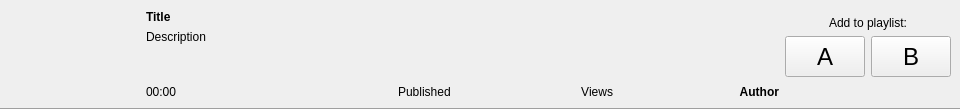
<?xml version="1.0" encoding="UTF-8"?>
<ui version="4.0">
 <class>widgetResult</class>
 <widget class="QWidget" name="widgetResult">
  <property name="geometry">
   <rect>
    <x>0</x>
    <y>0</y>
    <width>960</width>
    <height>110</height>
   </rect>
  </property>
  <widget class="QWidget" name="layoutWidget">
   <property name="geometry">
    <rect>
     <x>10</x>
     <y>10</y>
     <width>941</width>
     <height>92</height>
    </rect>
   </property>
   <layout class="QHBoxLayout" name="layoutH1">
    <item>
     <widget class="QLabel" name="imageThumb">
      <property name="sizePolicy">
       <sizepolicy hsizetype="Fixed" vsizetype="Fixed">
        <horstretch>0</horstretch>
        <verstretch>0</verstretch>
       </sizepolicy>
      </property>
      <property name="minimumSize">
       <size>
        <width>120</width>
        <height>90</height>
       </size>
      </property>
      <property name="maximumSize">
       <size>
        <width>120</width>
        <height>16777215</height>
       </size>
      </property>
      <property name="text">
       <string/>
      </property>
     </widget>
    </item>
    <item>
     <layout class="QVBoxLayout" name="layoutV1">
      <property name="leftMargin">
       <number>10</number>
      </property>
      <item>
       <widget class="QLabel" name="labelTitle">
        <property name="sizePolicy">
         <sizepolicy hsizetype="Expanding" vsizetype="Fixed">
          <horstretch>0</horstretch>
          <verstretch>0</verstretch>
         </sizepolicy>
        </property>
        <property name="font">
         <font>
          <weight>75</weight>
          <bold>true</bold>
         </font>
        </property>
        <property name="text">
         <string>Title</string>
        </property>
       </widget>
      </item>
      <item>
       <widget class="QLabel" name="labelDesc">
        <property name="sizePolicy">
         <sizepolicy hsizetype="Expanding" vsizetype="Expanding">
          <horstretch>0</horstretch>
          <verstretch>0</verstretch>
         </sizepolicy>
        </property>
        <property name="text">
         <string>Description</string>
        </property>
        <property name="alignment">
         <set>Qt::AlignLeading|Qt::AlignLeft|Qt::AlignTop</set>
        </property>
        <property name="wordWrap">
         <bool>true</bool>
        </property>
       </widget>
      </item>
      <item>
       <layout class="QHBoxLayout" name="layoutH2">
        <item>
         <widget class="QLabel" name="labelLength">
          <property name="maximumSize">
           <size>
            <width>100</width>
            <height>16777215</height>
           </size>
          </property>
          <property name="text">
           <string>00:00</string>
          </property>
         </widget>
        </item>
        <item>
         <widget class="QLabel" name="imageRating">
          <property name="sizePolicy">
           <sizepolicy hsizetype="Fixed" vsizetype="Fixed">
            <horstretch>0</horstretch>
            <verstretch>0</verstretch>
           </sizepolicy>
          </property>
          <property name="minimumSize">
           <size>
            <width>80</width>
            <height>16</height>
           </size>
          </property>
          <property name="maximumSize">
           <size>
            <width>80</width>
            <height>16</height>
           </size>
          </property>
          <property name="text">
           <string/>
          </property>
          <property name="pixmap">
           <pixmap resource="main.qrc">:/icons/rating0.png</pixmap>
          </property>
         </widget>
        </item>
        <item>
         <spacer name="spacerH">
          <property name="orientation">
           <enum>Qt::Horizontal</enum>
          </property>
          <property name="sizeType">
           <enum>QSizePolicy::Fixed</enum>
          </property>
          <property name="sizeHint" stdset="0">
           <size>
            <width>60</width>
            <height>20</height>
           </size>
          </property>
         </spacer>
        </item>
        <item>
         <widget class="QLabel" name="labelPublished">
          <property name="text">
           <string>Published</string>
          </property>
          <property name="alignment">
           <set>Qt::AlignLeading|Qt::AlignLeft|Qt::AlignVCenter</set>
          </property>
         </widget>
        </item>
        <item>
         <widget class="QLabel" name="labelViews">
          <property name="text">
           <string>Views</string>
          </property>
          <property name="alignment">
           <set>Qt::AlignRight|Qt::AlignTrailing|Qt::AlignVCenter</set>
          </property>
         </widget>
        </item>
        <item>
         <widget class="QLabel" name="labelAuthor">
          <property name="minimumSize">
           <size>
            <width>160</width>
            <height>0</height>
           </size>
          </property>
          <property name="font">
           <font>
            <weight>75</weight>
            <bold>true</bold>
           </font>
          </property>
          <property name="text">
           <string>Author</string>
          </property>
          <property name="alignment">
           <set>Qt::AlignRight|Qt::AlignTrailing|Qt::AlignVCenter</set>
          </property>
         </widget>
        </item>
       </layout>
      </item>
     </layout>
    </item>
    <item>
     <layout class="QVBoxLayout" name="layoutV2">
      <item>
       <widget class="QLabel" name="label">
        <property name="minimumSize">
         <size>
          <width>0</width>
          <height>20</height>
         </size>
        </property>
        <property name="text">
         <string>Add to playlist:</string>
        </property>
        <property name="alignment">
         <set>Qt::AlignBottom|Qt::AlignHCenter</set>
        </property>
       </widget>
      </item>
      <item>
       <layout class="QHBoxLayout" name="layoutH3">
        <item>
         <widget class="QPushButton" name="buttonA">
          <property name="sizePolicy">
           <sizepolicy hsizetype="Fixed" vsizetype="Fixed">
            <horstretch>0</horstretch>
            <verstretch>0</verstretch>
           </sizepolicy>
          </property>
          <property name="minimumSize">
           <size>
            <width>41</width>
            <height>41</height>
           </size>
          </property>
          <property name="font">
           <font>
            <pointsize>18</pointsize>
           </font>
          </property>
          <property name="text">
           <string>A</string>
          </property>
         </widget>
        </item>
        <item>
         <widget class="QPushButton" name="buttonB">
          <property name="sizePolicy">
           <sizepolicy hsizetype="Fixed" vsizetype="Fixed">
            <horstretch>0</horstretch>
            <verstretch>0</verstretch>
           </sizepolicy>
          </property>
          <property name="minimumSize">
           <size>
            <width>41</width>
            <height>41</height>
           </size>
          </property>
          <property name="font">
           <font>
            <pointsize>18</pointsize>
           </font>
          </property>
          <property name="text">
           <string>B</string>
          </property>
         </widget>
        </item>
       </layout>
      </item>
      <item>
       <spacer name="spacerV">
        <property name="orientation">
         <enum>Qt::Vertical</enum>
        </property>
        <property name="sizeHint" stdset="0">
         <size>
          <width>0</width>
          <height>0</height>
         </size>
        </property>
       </spacer>
      </item>
     </layout>
    </item>
   </layout>
  </widget>
  <widget class="Line" name="line">
   <property name="geometry">
    <rect>
     <x>-40</x>
     <y>100</y>
     <width>1040</width>
     <height>19</height>
    </rect>
   </property>
   <property name="orientation">
    <enum>Qt::Horizontal</enum>
   </property>
  </widget>
 </widget>
 <resources>
  <include location="main.qrc"/>
 </resources>
 <connections/>
</ui>
